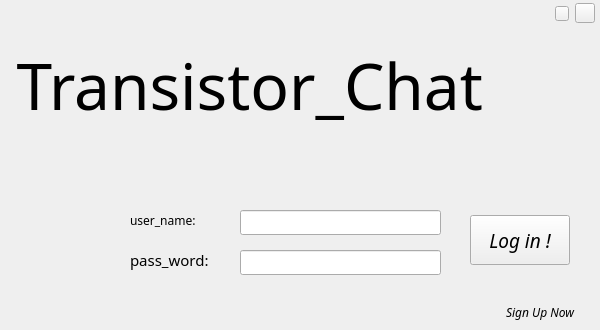
<?xml version="1.0" encoding="UTF-8"?>
<ui version="4.0">
 <class>MainWindow</class>
 <widget class="QMainWindow" name="MainWindow">
  <property name="geometry">
   <rect>
    <x>0</x>
    <y>0</y>
    <width>600</width>
    <height>330</height>
   </rect>
  </property>
  <property name="windowTitle">
   <string>MainWindow</string>
  </property>
  <widget class="QWidget" name="centralWidget">
   <widget class="QPushButton" name="close">
    <property name="geometry">
     <rect>
      <x>575</x>
      <y>3</y>
      <width>20</width>
      <height>20</height>
     </rect>
    </property>
    <property name="styleSheet">
     <string notr="true">QPushButton{border-image: url(:/title/close/close_default.png);}  
QPushButton:hover{border-image: url(:/title/close/close_hover.png);}  
QPushButton:pressed{border-image: url(:/title/close/close_hover.png);}  </string>
    </property>
    <property name="text">
     <string/>
    </property>
   </widget>
   <widget class="QLabel" name="tpc">
    <property name="geometry">
     <rect>
      <x>0</x>
      <y>0</y>
      <width>600</width>
      <height>170</height>
     </rect>
    </property>
    <property name="font">
     <font>
      <family>SKA_75_marul_CE</family>
      <pointsize>48</pointsize>
      <weight>50</weight>
      <italic>false</italic>
      <bold>false</bold>
     </font>
    </property>
    <property name="styleSheet">
     <string notr="true">background-image: url(:/background/login/BG_1.jpg);</string>
    </property>
    <property name="text">
     <string> Transistor_Chat</string>
    </property>
   </widget>
   <widget class="QPushButton" name="collapse">
    <property name="geometry">
     <rect>
      <x>555</x>
      <y>6</y>
      <width>14</width>
      <height>15</height>
     </rect>
    </property>
    <property name="styleSheet">
     <string notr="true">QPushButton{border-image: url(:/title/collapse/collapse_default.png);}  
QPushButton:hover{border-image: url(:/title/collapse/collapse_hover.png);}  
QPushButton:pressed{border-image: url(:/title/collapse/collapse_hover.png);}  </string>
    </property>
    <property name="text">
     <string/>
    </property>
   </widget>
   <widget class="QLineEdit" name="username_Edit">
    <property name="geometry">
     <rect>
      <x>240</x>
      <y>210</y>
      <width>201</width>
      <height>25</height>
     </rect>
    </property>
    <property name="font">
     <font>
      <family>Monaco</family>
     </font>
    </property>
    <property name="styleSheet">
     <string notr="true">border-image: url(:/lineedit/bg/lineedit.png);</string>
    </property>
   </widget>
   <widget class="QLineEdit" name="password_Edit">
    <property name="geometry">
     <rect>
      <x>240</x>
      <y>250</y>
      <width>201</width>
      <height>25</height>
     </rect>
    </property>
    <property name="font">
     <font>
      <family>Monaco</family>
     </font>
    </property>
    <property name="whatsThis">
     <string/>
    </property>
    <property name="styleSheet">
     <string notr="true">border-image: url(:/lineedit/bg/lineedit.png);</string>
    </property>
    <property name="inputMethodHints">
     <set>Qt::ImhNone</set>
    </property>
    <property name="text">
     <string/>
    </property>
   </widget>
   <widget class="QLabel" name="label">
    <property name="geometry">
     <rect>
      <x>130</x>
      <y>205</y>
      <width>100</width>
      <height>30</height>
     </rect>
    </property>
    <property name="font">
     <font>
      <family>SKA_75_marul_CE</family>
     </font>
    </property>
    <property name="text">
     <string>user_name:</string>
    </property>
   </widget>
   <widget class="QLabel" name="label_2">
    <property name="geometry">
     <rect>
      <x>130</x>
      <y>245</y>
      <width>100</width>
      <height>30</height>
     </rect>
    </property>
    <property name="font">
     <font>
      <family>SKA_75_marul_CE</family>
      <pointsize>11</pointsize>
     </font>
    </property>
    <property name="text">
     <string>pass_word:</string>
    </property>
   </widget>
   <widget class="QPushButton" name="login">
    <property name="geometry">
     <rect>
      <x>470</x>
      <y>215</y>
      <width>100</width>
      <height>50</height>
     </rect>
    </property>
    <property name="font">
     <font>
      <family>SKA_75_marul_CE</family>
      <pointsize>14</pointsize>
      <italic>true</italic>
     </font>
    </property>
    <property name="styleSheet">
     <string notr="true">QPushButton{border-image: url(:/icons/button/Buttons_default.jpg);}  
QPushButton:hover{border-image: url(:/icons/button/Buttons_hover.jpg);}  
QPushButton:pressed{border-image: url(:/icons/button/Buttons_hover.jpg);}  </string>
    </property>
    <property name="text">
     <string>Log in !</string>
    </property>
   </widget>
   <widget class="QPushButton" name="Sign_up">
    <property name="geometry">
     <rect>
      <x>490</x>
      <y>300</y>
      <width>100</width>
      <height>25</height>
     </rect>
    </property>
    <property name="font">
     <font>
      <family>SKA_75_marul_CE</family>
      <pointsize>9</pointsize>
      <italic>true</italic>
     </font>
    </property>
    <property name="text">
     <string>Sign Up Now</string>
    </property>
    <property name="flat">
     <bool>true</bool>
    </property>
   </widget>
   <widget class="QLabel" name="user_pic">
    <property name="geometry">
     <rect>
      <x>30</x>
      <y>210</y>
      <width>70</width>
      <height>70</height>
     </rect>
    </property>
    <property name="styleSheet">
     <string notr="true">border-image: url(:/icons/setting/setting_default.png);
border-top-color: rgb(0, 0, 0);</string>
    </property>
    <property name="text">
     <string/>
    </property>
   </widget>
   <zorder>tpc</zorder>
   <zorder>close</zorder>
   <zorder>collapse</zorder>
   <zorder>username_Edit</zorder>
   <zorder>password_Edit</zorder>
   <zorder>label</zorder>
   <zorder>label_2</zorder>
   <zorder>login</zorder>
   <zorder>Sign_up</zorder>
   <zorder>user_pic</zorder>
  </widget>
 </widget>
 <layoutdefault spacing="6" margin="11"/>
 <resources/>
 <connections/>
</ui>
